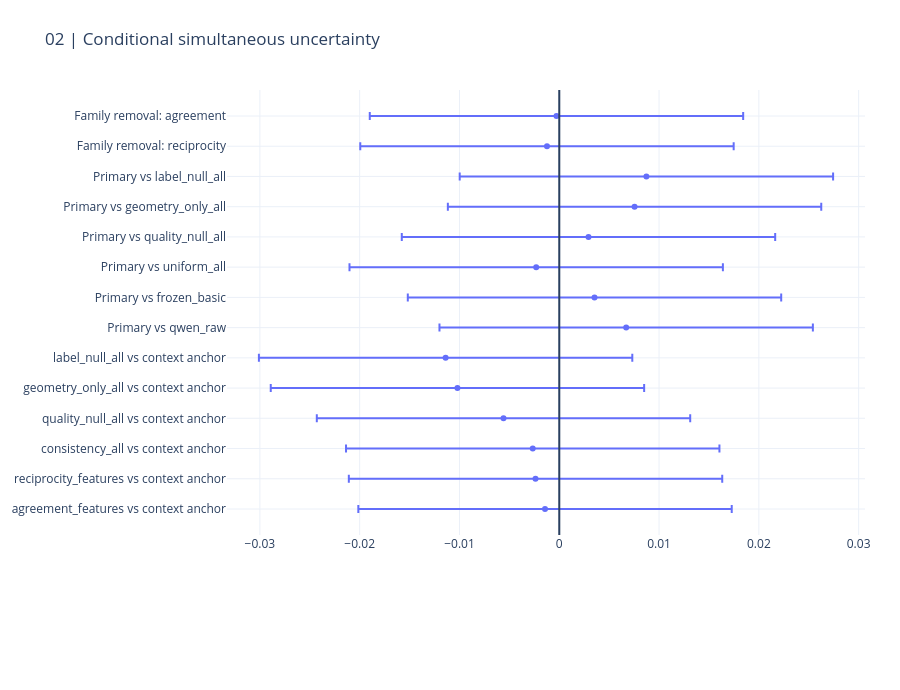

Notebook code for this chart:
### Markdown cell above
## 2. Conditional uncertainty

Per-policy results matter. Intervals cover registered within-round contrasts, not all project-wide adaptive decisions.

### Code cell
display(pd.DataFrame(RESULT["comparisons"]))
CHARTS[1].show(renderer="plotly_mimetype")

### Figure 1 — Plotly figure (JSON) as saved in the notebook; plotly's stock layout.template omitted (floating-point values rounded to 4 significant figures)
{"data": [{"error_x": {"array": [0.01871, 0.01871, 0.01871, 0.01871, 0.01871, 0.01871, 0.01871, 0.01871, 0.01871, 0.01871, 0.01871, 0.01871, 0.01871, 0.01871]}, "mode": "markers", "type": "scatter", "x": [-0.001427, -0.002379, -0.002659, -0.005588, -0.0102, -0.01139, 0.006704, 0.00353, -0.002313, 0.002929, 0.007544, 0.008731, -0.001232, -0.0002809], "y": ["agreement_features vs context anchor", "reciprocity_features vs context anchor", "consistency_all vs context anchor", "quality_null_all vs context anchor", "geometry_only_all vs context anchor", "label_null_all vs context anchor", "Primary vs qwen_raw", "Primary vs frozen_basic", "Primary vs uniform_all", "Primary vs quality_null_all", "Primary vs geometry_only_all", "Primary vs label_null_all", "Family removal: reciprocity", "Family removal: agreement"]}], "layout": {"height": 690, "margin": {"b": 155, "l": 145, "r": 35, "t": 90}, "shapes": [{"type": "line", "x0": 0, "x1": 0, "xref": "x", "y0": 0, "y1": 1, "yref": "y domain"}], "title": {"text": "02 | Conditional simultaneous uncertainty"}, "xaxis": {"automargin": true}, "yaxis": {"automargin": true}}}
